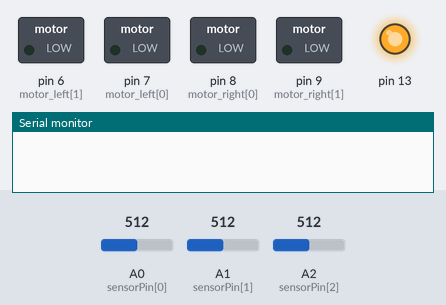
A sketch run on a simulated Arduino Uno, built with avr-gcc and run on an emulated ATmega328P. On the bench: switched loads named in the sketch (green lamp = pin HIGH), output pins drawn as LEDs (lit = HIGH), the last lines printed to the serial monitor. The inputs (shaded band) are chosen by the test bench; at power-on: A0 (sensorPin[0]) = 512, A1 (sensorPin[1]) = 512, A2 (sensorPin[2]) = 512.

Above: at 3.1 s.
At 8.1 s:
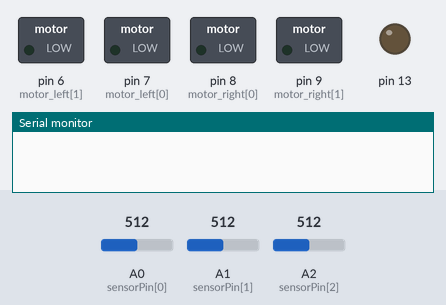
At 9.1 s:
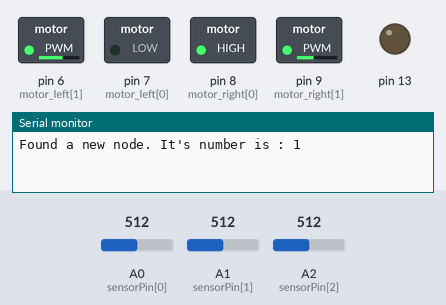
Timing chart, 0 to 10.6 s (numbered marks = the images above):
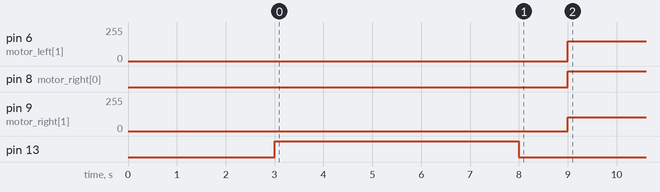

Measured:
- by itself, pin 6 (motor_left[1]): 0/255 → 150/255 at 9.0 s
- by itself, pin 8 (motor_right[0]): LOW → HIGH at 9.0 s
- by itself, pin 9 (motor_right[1]): 0/255 → 105/255 at 9.0 s

The sketch:

just_simple_straight.ino
```cpp
int sensorPin[] = {A0, A1, A2};    //check before run
int motor_left[] = {7,6};
int motor_right[] = {8,9};
int extra[]= {2,3};
int totalpin=3;    //check before run
const int ledPin = 9;     //check before run
int blocksensor= 4;
int voidsensor= 5;

int sensorValue[] = {0, 0, 0, 0, 0};
int sensorMin[] = {1023, 1023, 1023, 1023, 1023};
int sensorMax[] = {0, 0, 0, 0, 0};
float sensorAvg[] = {0.0, 0.0, 0.0, 0.0, 0.0};
/*
calib part over here..!! :D  :P

but ohh no..! more work.. :/
execution part begins.. :P
*/

int count;
int problems[10];
int wtd;    //Tells us What To Do.. i.e. wtd.. :P weird.. :D
int temp_inputs[10];
char temp_inputs_sk[10];
int input(int sensor,int avg)
{
  int i;
  i=analogRead(sensor);
  if(i>avg)
  return 1;
  return 0;
}
int present2[10];
void present_situation2()
{
    int i;
    for(i=0;i<totalpin;i++)
    {
      if(input(sensorPin[i],sensorAvg[i])==1)
      present2[i]='0';
      else
      present2[i]='1';
    }
}
void left_forward(int s=255)
{
 digitalWrite(motor_left[0],HIGH);
 analogWrite(motor_left[1],255-s);
}
void right_forward(int s=255)
{
 digitalWrite(motor_right[0],HIGH);
 analogWrite(motor_right[1],255-s);
}
void left_backward(int s=255)
{
 digitalWrite(motor_left[0],LOW);
 analogWrite(motor_left[1],s);
}
void right_backward(int s=255)
{
 digitalWrite(motor_right[0],LOW);
 analogWrite(motor_right[1],s);
}
void left_stop()
{
 digitalWrite(motor_left[0],LOW);
 analogWrite(motor_left[1],0);
}
void right_stop()
{
 digitalWrite(motor_right[0],LOW);
 analogWrite(motor_right[1],0);
}

void start_bot()
{
  left_forward();
  right_forward();
}
void stop_bot()
{
  left_stop();
  right_stop();
}
//not_true return 1 till condition don't come, and 0 when it satisfy the condition.....!!!! :DD
//shit...!! have to check it.. :/
int not_true()
{
 int temp_value[10];
 int i,flag=1;
 for(i=0;i<totalpin;i++)
 {
   temp_value[i] = input(sensorPin[i],sensorAvg[i]);
   if(temp_value[i]!=problems[i])
   {
     flag=0;
   }
 }
 if(flag)
 return 0;
 else return 1;
}
/*
Lets move bot now.. .;)
*/
void rotate_left_90()
{
 int flag,we_got;
 int temp_value[10],i;
 for(i=0;i<totalpin;i++)
 {
   if(input(sensorPin[i],sensorAvg[i]))
   temp_value[i]='0';
   else
   temp_value[i]='1';
 }
 left_backward(150);
 right_forward(150);
 while(1){
    flag=1;
    for(i=0;i<totalpin;i++)
    {
      if(input(sensorPin[i],sensorAvg[i])==1)
      we_got='0';
      else
      we_got='1';
      if(we_got!=temp_value[i])
      flag=0;
    }
    if(flag==0)
    break;
 }
 while(1){
    flag=1;
    for(i=0;i<totalpin;i++)
    {
      if(input(sensorPin[i],sensorAvg[i])==1)
      we_got='0';
      else
      we_got='1';
      if(we_got!=temp_value[i])
      flag=0;
    }
    if(flag)
    break;
 }
 left_stop();
 right_stop();
}
void rotate_right(int s=255)
{
 left_forward(s);
 right_backward(s);
}
void rotate_left(int s=255)
{
 left_backward(s);
 right_forward(s);
}
void rotate_right_90()
{
 int temp_value[10],i;
 for(i=0;i<totalpin;i++)
 {
   problems[i] = input(sensorPin[i],sensorAvg[i]);
 }
 left_forward();
 right_backward();
 delay(50);
 while(not_true());
}
void rotate_180()
{
 rotate_right_90();
 rotate_right_90();
}
void calib()
{
  int i;
  while (millis() < 8000) {  //Check initial delay, it is 5s, i.e. 3s + 5s for calibiration
    for(i=0;i<totalpin;i++)
    {
      sensorValue[i] = analogRead(sensorPin[i]);
      if (sensorValue[i] > sensorMax[i]) {
        sensorMax[i] = sensorValue[i];
      }
      if (sensorValue[i] < sensorMin[i]) {
        sensorMin[i] = sensorValue[i];
      }
    }
  }
  for(i=0;i<totalpin;i++)
  {
   sensorAvg[i] = (sensorMax[i]+sensorMin[i])/2;
  }
}
int tell_duniya()
{
  if(digitalRead(blocksensor)==HIGH)
  return 5;
  if(digitalRead(voidsensor)==HIGH)
  return 6;
  if(temp_inputs_sk=="01110")
  return 1;
  else   if(temp_inputs_sk=="11111")
  return 2;
  else   if(temp_inputs_sk=="11110")
  return 3;
  else   if(temp_inputs_sk=="01111")
  return 4;
}

void setup() {
  delay(3000);
  pinMode(motor_left[0],OUTPUT);
  pinMode(motor_left[1],OUTPUT);
  pinMode(motor_right[0],OUTPUT);
  pinMode(motor_right[1],OUTPUT);
  pinMode(13, OUTPUT);
  digitalWrite(13, HIGH);
  calib();
  digitalWrite(13, LOW);
  Serial.begin(9600);
  count=0;
}
char present[3];
void present_situation()
{
    int i;
    for(i=0;i<totalpin;i++)
    {
      if(input(sensorPin[i],sensorAvg[i])==1)
      present[i]='0';
      else
      present[i]='1';

    }
}
void loop() {
present_situation();
if(present[0]=='1'&&present[1]=='1'&&present[2]=='1')
{
  stop_bot();
  delay(1000);
  start_bot();
  count++;
  Serial.print("Found a new node. It's number is : ");
  Serial.println(count);
  rotate_left_90();
  Serial.println("Ghum gaya re.. :D :P ");
  while(1)
  {
    present_situation();
    if(!(present[0]=='1'&&present[1]=='1'&&present[2]=='1'))
      break;
  }
}
else if(present[1]=='1')
start_bot();
else if(present[2]=='1')
rotate_right(80);
else if(present[0]=='1')
rotate_left(80);
}
```
